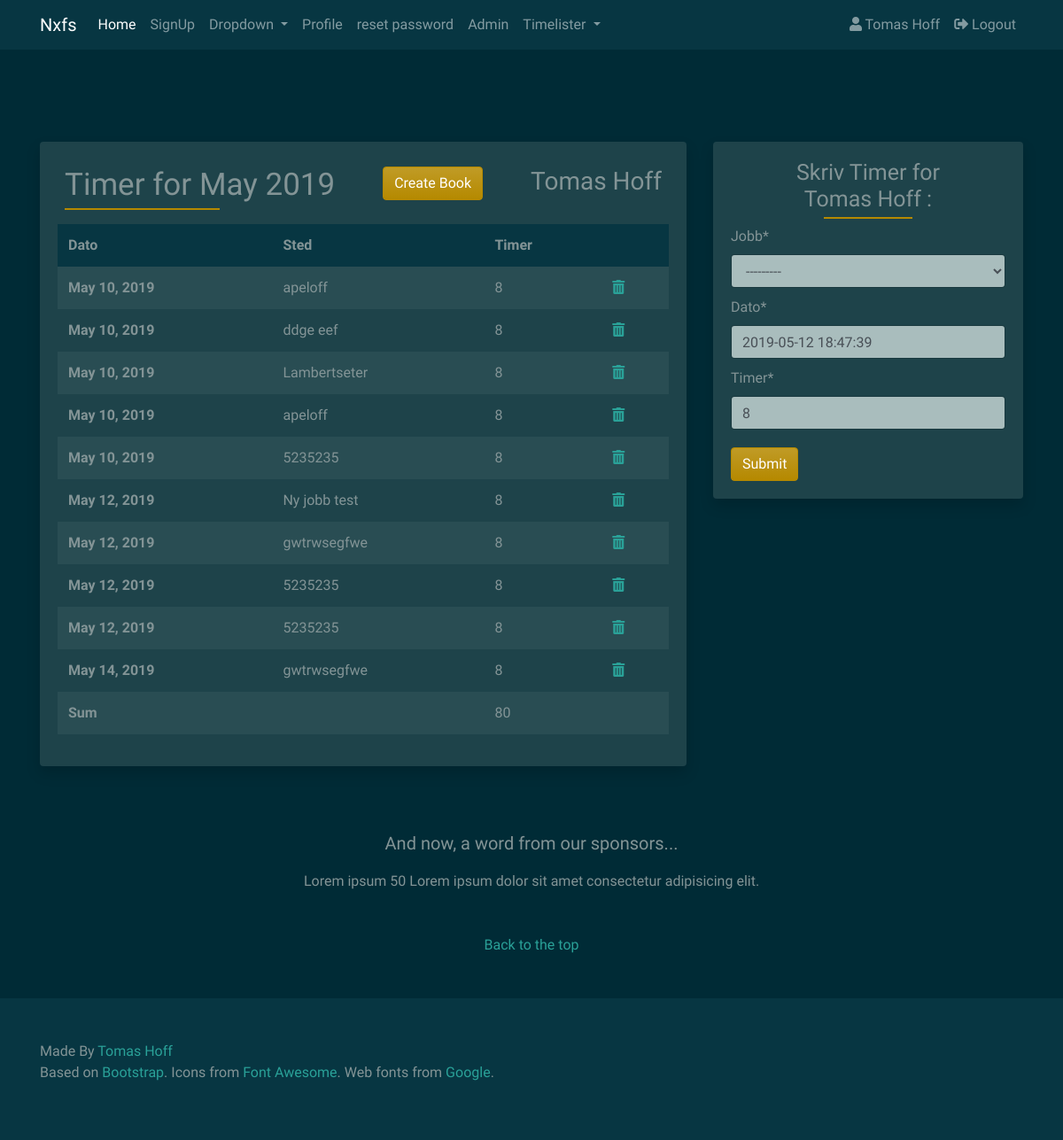
Screenshot of /timelister/ (signed in) with the database file from the repository.
### users/models.py (models this page shows, shortened)
class CustomUser(AbstractUser):
    objects = CustomUserManager()
    city = models.CharField(max_length=50, blank=True)
    country = models.CharField(max_length=50, blank=True)
    website = models.URLField(blank=True)
    phone = models.IntegerField(default=0)
    profile_picture = models.ImageField(
        upload_to='profile_image', default='default/profile.png')

### timelister/models.py (models this page shows)
class Timeliste(models.Model):
    user = models.ForeignKey(User, on_delete=models.CASCADE)
    jobb = models.ForeignKey(Jobber, on_delete=models.CASCADE)
    date_added = models.DateTimeField(auto_now_add=True)
    dato = models.DateField(null=True, blank=True)
    timer = models.SmallIntegerField(null=True)
    class Meta:
        verbose_name = 'timeliste'
        verbose_name_plural = 'timelister'
    def __str__(self):
        return self.jobb.tittel

class Jobber(models.Model):
    ordre_nr = models.PositiveSmallIntegerField(primary_key=True)
    tittel = models.CharField(max_length=64, unique=True, blank=True)
    adresse = models.CharField(max_length=256, blank=True)
    telefon_nr = models.CharField(max_length=64, blank=True)
    beskrivelse = models.TextField(blank=True)
    date = models.DateTimeField(auto_now_add=True)
    ferdig = models.BooleanField(default=False)
    matriell = models.ManyToManyField(JobbMatriell, blank=True)
    class Meta:
        verbose_name = 'Jobb'
        verbose_name_plural = 'Jobber'
    def __str__(self):
        return self.tittel

### timelister/views.py (the view)
# urls.py: path('', views.timeliste, name="timeliste"),
def timeliste(request):
    current_month = datetime.now().month
    this_month_timer = models.Timeliste.objects.filter(
        dato__month=current_month).filter(user=request.user).order_by('dato')
    total_timer = this_month_timer.aggregate(Sum('timer'))
    timeform = TimelisteForm(request.POST or None)
    print(this_month_timer)
    if request.method == "POST":
        if timeform.is_valid():
            timeform.instance.user = request.user
            timeform.save()
            messages.success(request, 'Timer Lagt til')
            return redirect(request.META.get('HTTP_REFERER', redirect_if_referer_not_found))
    context = {
        'timeform': timeform,
        'total_timer': total_timer,
        'this_month_timer': this_month_timer,
    }
    return render(request, 'timelister/timeliste.html', context)

### timelister/forms.py
class TimelisteForm(forms.ModelForm):
    timer = forms.CharField(max_length="2", initial="8", widget=forms.TextInput(
        attrs={
            'placeholder': '* Antall Timer...',
        }))
    dato = forms.DateField(required=True, initial=datenow,
                           widget=DatePickerInput())
    class Meta:
        model = Timeliste
        fields = (
            'jobb',
            'dato',
            'timer',
        )

### srv/context_processors.py (called while the page is built)
def custom_context(request):
    navbarloginform = LoginForm(request.POST or None)
    return {
        'navbarloginform': navbarloginform
    }

### templates/timelister/timeliste.html (shortened to what this page needs)
{% extends 'base.html' %}
{% block content %}
{% load crispy_forms_tags %}
<div class="col-lg-8">
    <div class="card border-0 shadow mb-4">
        <div class="card-body">
            <div class="d-flex justify-content-between">
                <div class="p-2">
                    <h2 class="card-body">Timer for {% now 'F Y' %}</h2>
                </div>
                <div class="p-2">
                    <button class="modal-timer btn btn-primary" type="button" name="button">Create
                        Book</button>
                </div>
                <div class="p-2">
                    <h3>
                        {% include 'func/name.html' %}
                    </h3>
                </div>
            </div>
            <table class="table table-striped table-borderless">
                <thead class="thead-custom">
                    <tr>
                        <th scope="col">Dato</th>
                        <th scope="col">Sted</th>
                        <th scope="col">Timer</th>
                        <th scope="col"></th>
                    </tr>
                </thead>
                <tbody>
                    {% for timer in this_month_timer %}
                    <tr>
                        <th scope="row">{{ timer.dato }}</th>
                        <td>{{ timer }}</td>
                        <td>{{ timer.timer }}</td>
                        <td><a href="{% url 'delete_timer' timer.id %}" class="confirm-delete" data-toggle="modal"
                                data-target="#confirmTimerDeleteModal" id="deleteButton{{timer.id}}">
                                <i class="fas fa-trash-alt" tooltip-toggle="tooltip" title="Delete"></i></a>
                        </td>
                    </tr>
                    {% endfor %}
                    <tr>
                        <th scope="row">Sum</th>
                        <td></td>
                        <td>{{ total_timer.timer__sum }}</td>
                        <td></td>
                    </tr>
                </tbody>
            </table>
        </div>
    </div>
</div>
<div class="col-lg-4">
    <div class="card border-0 shadow mb-4 d-none d-lg-block">
        <div class="card-body">
            <div class="form-group">
                <h2>Skriv Timer for<br>{% include 'func/name.html' %}:
                </h2>
                <form method="POST" action=".">
                    {{ timeform|crispy }}
                    <button type="submit" class="btn btn-primary button-card">Submit</button>
                </form>
            </div>
        </div>
    </div>
</div>
{% endblock content %}

### templates/func/name.html
{% if user.first_name == '' %}
{{ user.username|title }}
{% else %}
{{ user.first_name|title }} {{ user.last_name|title }}
{% endif %}

### static_in_env/css/custom.css (style rules this page uses)
* { margin: 0; padding: 0; }
.button-card { margin-top: 10px !important; }
.card-body h2 { font-weight: 500; font-size: 35px; text-align: left; position: relative; padding: 0px 0 5px; margin-bottom: 10px; }
.card-body h2::after { background: #B58900; width: 175px; height: 2px; content: ""; position: absolute; top: 100%; left: 0%; transform: translateX(-0%); -o-transform: translateX(-0%); -ms-transform: translateX(-0%); -moz-transform: translateX(-0%); -webkit-transform: translateX(-0%); }
.thead-custom th { background-color: #073642; }
.form-group { margin-bottom: 0px !important; }
.form-group input { margin-bottom: 10px !important; }
.form-group select { margin-bottom: 10px !important; }
.form-group h2 { font-weight: 400; font-size: 25px; text-align: center; position: relative; padding: 0px 0 5px; margin-bottom: 10px; }
.form-group h2::after { background: #B58900; width: 100px; height: 2px; content: ""; position: absolute; top: 100%; left: 50%; transform: translateX(-50%); -o-transform: translateX(-50%); -ms-transform: translateX(-50%); -moz-transform: translateX(-50%); -webkit-transform: translateX(-50%); }
.form-group label { font-size: 16px; padding: 0px; }

### rows the page displays
CustomUser: first_name "Tomas Tomas Tomas", last_name "Hoff Hoff Hoff"
Timeliste: dato "May 10, 2019", jobb.tittel "apeloff", timer "8"
Timeliste: dato "May 10, 2019", jobb.tittel "ddge eef", timer "8"
Timeliste: dato "May 10, 2019", jobb.tittel "Lambertseter", timer "8"
Timeliste: dato "May 10, 2019", jobb.tittel "apeloff", timer "8"
Timeliste: dato "May 10, 2019", jobb.tittel "5235235", timer "8"
Timeliste: dato "May 12, 2019", jobb.tittel "Ny jobb test", timer "8"
Timeliste: dato "May 12, 2019", jobb.tittel "gwtrwsegfwe", timer "8"
Timeliste: dato "May 12, 2019", jobb.tittel "5235235", timer "8"
Timeliste: dato "May 12, 2019", jobb.tittel "5235235", timer "8"
Timeliste: dato "May 14, 2019", jobb.tittel "gwtrwsegfwe", timer "8"

### other values shown
{{ total_timer.timer__sum }} "80"
